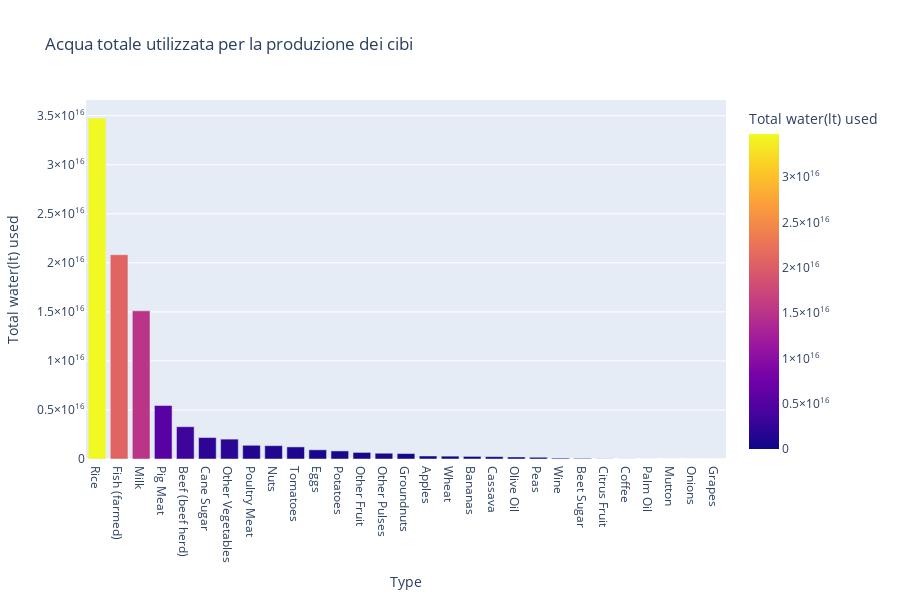

Notebook source saved alongside this figure:
### Markdown cell above
# Calcolo acqua usata per i cibi/mangimi prodotti a livello mondiale

### Code cell
Food_types_water_liters_per_kilogram = [Food_Production_df[Food_Production_df["Food product"] == food_type]["Freshwater withdrawals per kilogram (liters per kilogram)"].to_list() for food_type in Food_types]
Food_types_water_liters_per_kilogram_dict = dict()

Feed_types_water_liters_per_kilogram = [Food_Production_df[Food_Production_df["Food product"] == food_type]["Freshwater withdrawals per kilogram (liters per kilogram)"].to_list() for food_type in Feed_types]
Feed_types_water_liters_per_kilogram_dict = dict()

for i in range(len(Food_types)):
     Food_types_water_liters_per_kilogram_dict[Food_types[i]] = 0

     if len(Food_types_water_liters_per_kilogram[i]) != 0:
          Food_types_water_liters_per_kilogram_dict[Food_types[i]] = Food_types_water_liters_per_kilogram[i][0]

for index, record in Food_feed_df.iterrows():
     Food_type = record["Type"]
     if Food_type in Food_types_water_liters_per_kilogram_dict.keys():
          Food_feed_df.at[index, "Total water(lt) used"] =  Food_feed_df.at[index, "Tonnes"] * 1000 * Food_types_water_liters_per_kilogram_dict[Food_type]

for i in range(len(Feed_types)):
     Feed_types_water_liters_per_kilogram_dict[Feed_types[i]] = 0

     if len(Feed_types_water_liters_per_kilogram[i]) != 0:
          Feed_types_water_liters_per_kilogram_dict[Feed_types[i]] = Feed_types_water_liters_per_kilogram[i][0]

for index, record in Feed_items.iterrows():
     Feed_type = record["Type"]
     if Feed_type in Feed_types_water_liters_per_kilogram_dict.keys():
          Feed_items.at[index, "Total water(lt) used"] =  Feed_items.at[index, "Tonnes"] * 1000 * Feed_types_water_liters_per_kilogram_dict[Food_type]

Food_feed_df = pd.concat([Food_feed_df, Feed_items], ignore_index=True)
temp_df = Food_feed_df.groupby("Type").sum(numeric_only=True).sort_values(by="Total water(lt) used", ascending=False)

fig = px.bar(
     temp_df,
     x=temp_df.index,
     y="Total water(lt) used",
     color="Total water(lt) used",
     title='Acqua totale utilizzata per la produzione dei cibi',
     height=600,
)

fig.show()

### Figure 1 — Plotly figure (JSON) as saved in the notebook; plotly's stock layout.template omitted (floating-point values rounded to 4 significant figures)
{"data": [{"alignmentgroup": "True", "hovertemplate": "Type=%{x}<br>Total water(lt) used=%{marker.color}<extra></extra>", "legendgroup": "", "marker": {"color": [34775123608900000, 20830754557600000, 15105978239900002, 5454024180000000, 3292240209600000, 2188584708100000, 2026613292500000, 1397955367500000, 1360243425200000, 1232901013100000, 937335498200000, 821550266500000, 669542295500000, 589238935800000, 556750335900000, 306602486000000, 290803365000000, 265189792500000, 240899600000000, 206231882700000, 177357569100000, 89944579800000, 64172300300000, 18744782000000, 7065494100000, 1996697600000, 20192500000, 5330000000, 0], "coloraxis": "coloraxis", "pattern": {"shape": ""}}, "name": "", "offsetgroup": "", "orientation": "v", "showlegend": false, "textposition": "auto", "type": "bar", "x": ["Rice", "Fish (farmed)", "Milk", "Pig Meat", "Beef (beef herd)", "Cane Sugar", "Other Vegetables", "Poultry Meat", "Nuts", "Tomatoes", "Eggs", "Potatoes", "Other Fruit", "Other Pulses", "Groundnuts", "Apples", "Wheat", "Bananas", "Cassava", "Olive Oil", "Peas", "Wine", "Beet Sugar", "Citrus Fruit", "Coffee", "Palm Oil", "Mutton", "Onions", "Grapes"], "xaxis": "x", "y": [34775123608900000, 20830754557600000, 15105978239900002, 5454024180000000, 3292240209600000, 2188584708100000, 2026613292500000, 1397955367500000, 1360243425200000, 1232901013100000, 937335498200000, 821550266500000, 669542295500000, 589238935800000, 556750335900000, 306602486000000, 290803365000000, 265189792500000, 240899600000000, 206231882700000, 177357569100000, 89944579800000, 64172300300000, 18744782000000, 7065494100000, 1996697600000, 20192500000, 5330000000, 0], "yaxis": "y"}], "layout": {"barmode": "relative", "coloraxis": {"colorbar": {"title": {"text": "Total water(lt) used"}}, "colorscale": [[0, "#0d0887"], [0.1111, "#46039f"], [0.2222, "#7201a8"], [0.3333, "#9c179e"], [0.4444, "#bd3786"], [0.5556, "#d8576b"], [0.6667, "#ed7953"], [0.7778, "#fb9f3a"], [0.8889, "#fdca26"], [1, "#f0f921"]]}, "height": 600, "legend": {"tracegroupgap": 0}, "title": {"text": "Acqua totale utilizzata per la produzione dei cibi"}, "xaxis": {"anchor": "y", "domain": [0, 1], "title": {"text": "Type"}}, "yaxis": {"anchor": "x", "domain": [0, 1], "title": {"text": "Total water(lt) used"}}}}
